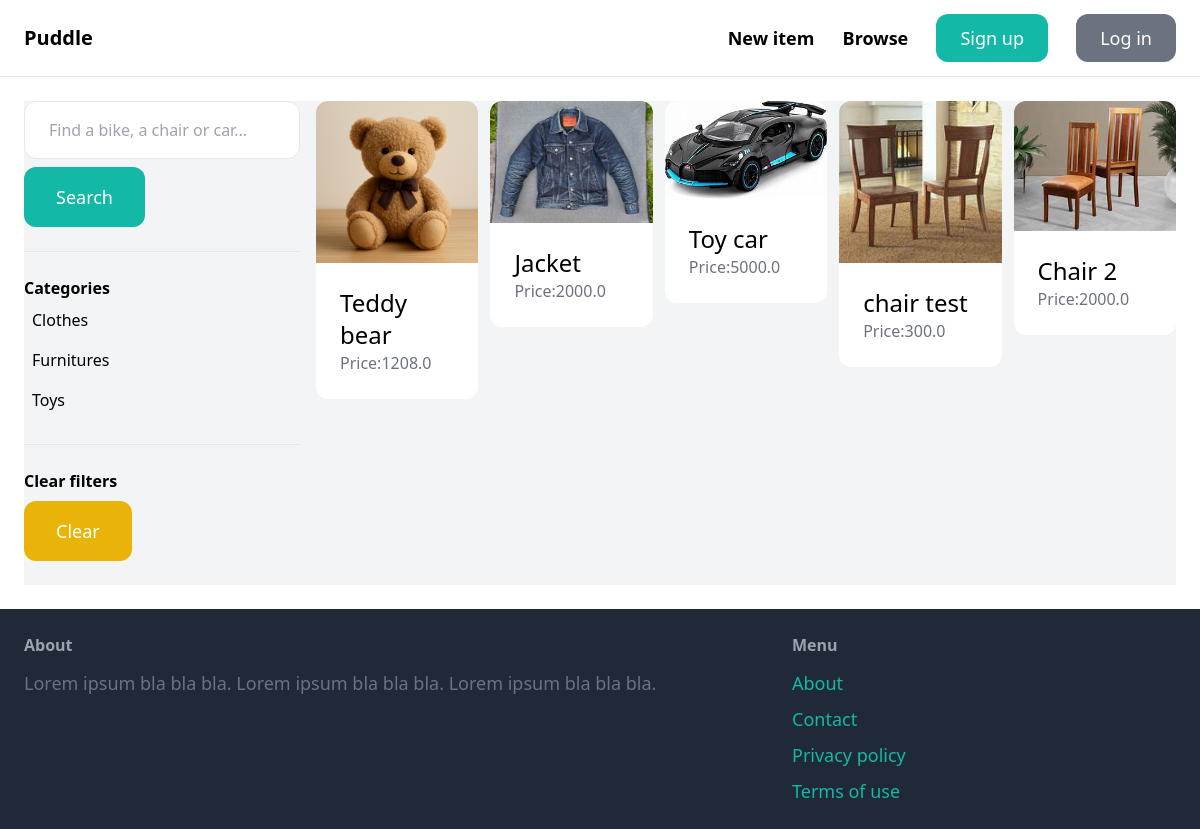
The app's page /items/ with its own data.
### item/models.py (models this page shows, shortened)
class Category(models.Model):
    name=models.CharField(max_length=300)
    class Meta:
        ordering=('name',)
        verbose_name_plural='Categories'

class Item(models.Model):
    category=models.ForeignKey(Category,related_name='items',on_delete=models.CASCADE)
    name=models.CharField(max_length=300)
    description=models.TextField(blank=True,null=True)
    price=models.FloatField()
    image=models.ImageField(upload_to='item_images',blank=True,null=True)
    is_sold=models.BooleanField(default=False)
    created_by=models.ForeignKey(User, related_name='items',on_delete=models.CASCADE)
    created_at=models.DateTimeField(auto_now_add=True)

### item/views.py (the view)
# urls.py: path('items/',include('item.urls')),
def items(request):
    query =request.GET.get('query','')
    category_id = request.GET.get('category','')
    categories=Category.objects.all()
    items=Item.objects.filter(is_sold=False)
    if category_id:
        items=items.filter(category_id=category_id)
    if query:
        items = items.filter(Q(name__icontains=query) |Q(description__icontains=query) )
    return render(request,'item/items.html',{
        'items':items,
        'query':query,
        'categories':categories,
        'category_id':(category_id),
    })

### item/templates/item/items.html (shortened to what this page needs)
{% extends 'core/base.html' %}
{% block content %}
    <div class="pb-6 grid grid-cols-4 gap-4 bg-gray-100">
        <div class="col-span-1">
            <form method="get" action="{% url 'item:items' %}">
            <input name="query" class="w-full py-4 px-6 border rounded-xl" type="text" value="{{ query }}" placeholder="Find a bike, a chair or car...">
            <button class="mt-2 py-4 px-8 text-lg bg-teal-500 text-white rounded-xl">Search</button>
            </form>
            <hr class="my-6">
            <p class="font-semibold">Categories</p>
            <ul>
                {% for category in categories %}
                    <li class ="py-2 px-2 rounded-xl  {% if category.id == category_id %} bg-gray-200 {% endif %}">
                        <a href="{% url 'item:items' %}?query={{ query }}&category={{ category.id }}">{{ category.name}}</a>
                    </li>
                {% endfor %}
            </ul>
            <hr class="my-6">
            <p class="font-semibold">Clear filters</p>
            <ul>
                <li> <a href="{% url 'item:items' %}"class="mt-2 py-4 px-8 inline-block bg-yellow-500 text-lg rounded-xl text-white">Clear</a>
                </li>
            </ul>
        </div>
        <div class="col-span-3">
            <div class="grid grid-cols-5 gap-3">
                {% for item in items %}
                    <div>
                        <a href="{% url 'item:detail' item.id %}">
                            <div>
                                <img src="{{item.image.url}}" class="rounded-t-xl">
                            </div>
                            <div class="p-6 bg-white rounded-b-xl">
                                <h2 class="text-2xl">{{item.name}}</h2>
                                <p class="text-gray-500">Price:{{item.price}}</p>
                            </div>
                        </a>
                    </div>
                {% endfor %}
            </div>
        </div>
    </div>
{% endblock %}

### records on screen
Category: name "Clothes"
Category: name "Furnitures"
Category: name "Toys"
Item: image (picture), name "Teddy bear", price "1208.0"
Item: image (picture), name "Jacket", price "2000.0"
Item: image (picture), name "Toy car", price "5000.0"
Item: image (picture), name "chair test", price "300.0"
Item: image (picture), name "Chair 2", price "2000.0"
